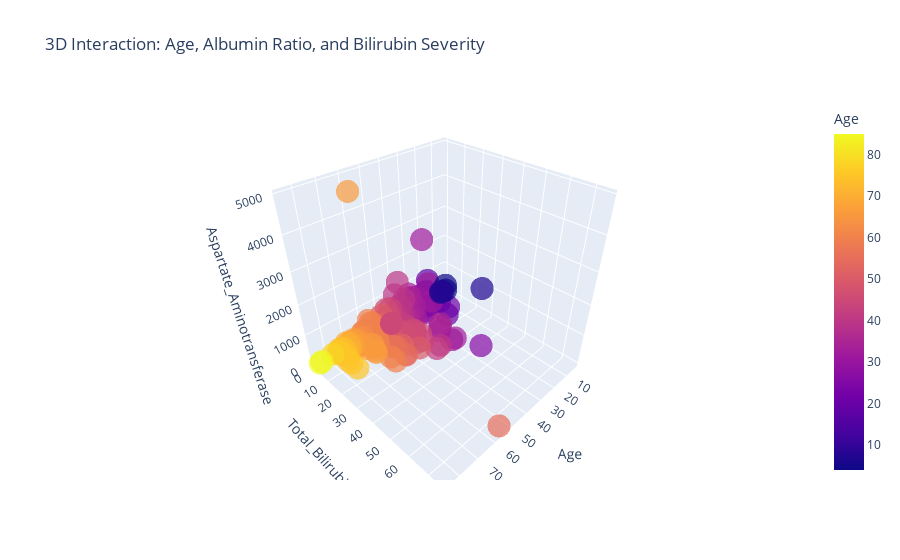

Write notebook code for a chart like this one.
### Code cell
df = df_final 
fig = px.scatter_3d(
    df, 
    x='Age', 
    y='Total_Bilirubin', 
    z='Aspartate_Aminotransferase',  
    color='Age', 
    opacity=0.7, 
    title='3D Interaction: Age, Albumin Ratio, and Bilirubin Severity'
)

fig.show()

### Figure 1 — Plotly figure (JSON) as saved in the notebook; plotly's stock layout.template omitted (floating-point values rounded to 4 significant figures; data arrays with more than 128 entries replaced by an {"elided": "..."} marker saying what was removed)
{"data": [{"hovertemplate": "Age=%{marker.color}<br>Total_Bilirubin=%{y}<br>Aspartate_Aminotransferase=%{z}<extra></extra>", "legendgroup": "", "marker": {"color": {"elided": "1130 float values"}, "coloraxis": "coloraxis", "opacity": 0.7, "symbol": "circle"}, "mode": "markers", "name": "", "scene": "scene", "showlegend": false, "type": "scatter3d", "x": {"elided": "1130 float values"}, "y": {"elided": "1130 float values"}, "z": {"elided": "1130 float values"}}], "layout": {"coloraxis": {"colorbar": {"title": {"text": "Age"}}, "colorscale": [[0, "#0d0887"], [0.1111, "#46039f"], [0.2222, "#7201a8"], [0.3333, "#9c179e"], [0.4444, "#bd3786"], [0.5556, "#d8576b"], [0.6667, "#ed7953"], [0.7778, "#fb9f3a"], [0.8889, "#fdca26"], [1, "#f0f921"]]}, "legend": {"tracegroupgap": 0}, "scene": {"domain": {"x": [0, 1], "y": [0, 1]}, "xaxis": {"title": {"text": "Age"}}, "yaxis": {"title": {"text": "Total_Bilirubin"}}, "zaxis": {"title": {"text": "Aspartate_Aminotransferase"}}}, "title": {"text": "3D Interaction: Age, Albumin Ratio, and Bilirubin Severity"}}}
